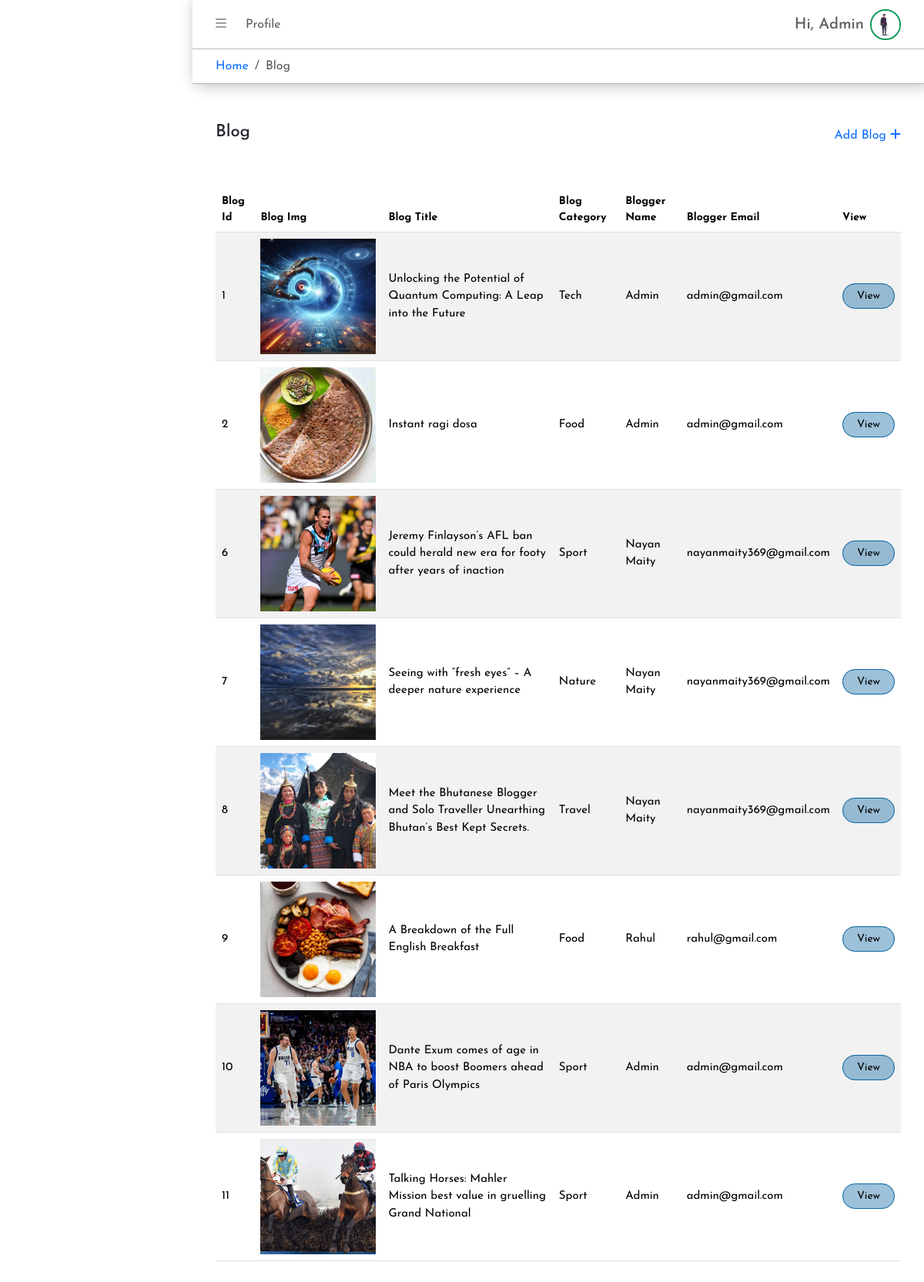
/admin/manage-blog.php (signed in), run on the app's committed database.
### tables this page shows
CREATE TABLE `user` (
  `user_id` int(11) NOT NULL,
  `user_name` varchar(255) NOT NULL,
  `user_email` varchar(255) NOT NULL,
  `user_password` varchar(255) NOT NULL,
  `avatar` varchar(255) DEFAULT NULL,
  `user_role` enum('admin','user','blogger') NOT NULL DEFAULT 'user',
  `token` int(11) DEFAULT NULL,
  `create_user_data` varchar(255) DEFAULT NULL,
  `update_user_data` varchar(255) DEFAULT NULL,
  `user_show` enum('0','1') NOT NULL DEFAULT '1'
);

CREATE TABLE `post` (
  `post_id` int(11) NOT NULL,
  `post_title` varchar(255) NOT NULL,
  `post_desc` text NOT NULL,
  `post_image` varchar(255) NOT NULL,
  `category_id` int(11) NOT NULL,
  `user_id` int(11) NOT NULL,
  `create_post_data` varchar(255) DEFAULT NULL,
  `update_post_data` varchar(255) DEFAULT NULL,
  `post_show` enum('0','1') NOT NULL DEFAULT '1'
);

CREATE TABLE `post_category` (
  `category_id` int(11) NOT NULL,
  `category_name` varchar(255) NOT NULL,
  `category_desc` varchar(255) NOT NULL,
  `create_category_data` varchar(255) DEFAULT NULL,
  `update_category_data` varchar(255) DEFAULT NULL,
  `category_show` enum('0','1') NOT NULL DEFAULT '1'
);

### admin/admin-save.php (called while the page is built, shortened)
<?php
require_once("../config/connect.php");
$id = $_SESSION['admin-id'];
$searchAdmin = "SELECT * FROM user WHERE user_id = '$id'";
$resSerAdmin = mysqli_fetch_assoc(mysqli_query($conn, $searchAdmin));

### admin/manage-blog.php (the view, shortened to what this page needs)
<?php
require_once("../config/connect.php");
require_once("./admin-save.php");
$selectBlog = "SELECT post.*, user.user_name, user.user_email, post_category.category_name FROM post LEFT JOIN user
                ON post.user_id = user.user_id LEFT JOIN post_category ON post.category_id = post_category.category_id WHERE post_show = '1'";
$resBlog = mysqli_query($conn, $selectBlog);
?>
<!DOCTYPE html>
<html lang="en">
<head>
    <link rel="stylesheet" type="text/css" href="../assets/css/style.css">
    <link rel="stylesheet" type="text/css" href="../assets/css/media.css">
    <link rel="stylesheet" href="https://cdn.jsdelivr.net/npm/bootstrap@5.3.3/dist/css/bootstrap.min.css">
    <link rel="stylesheet" href="https://cdnjs.cloudflare.com/ajax/libs/font-awesome/6.5.2/css/all.min.css">
</head>
<body>
    <section id="dash-main" class="d-flex ">
        <div class="dash-view">
            <div class="dash-view-top sticky-top ">
                <header class="dash-view-header d-flex align-items-center justify-content-between">
                    <div class="dash-v-header-l">
                        <button id="dash-side-toggle"><i class="fa-solid fa-bars"></i></button>
                        <a href="./admin-profile.php" class="dash-head-link">Profile</a>
                    </div>
                    <div class="dash-v-header-r d-flex align-items-center gap-2">
                        <div class="dash-head-text">
                            <h5>Hi, <span>
                                    <?php echo $resSerAdmin['user_name']; ?>
                                </span></h5>
                        </div>
                        <div class="dash-head-img">
                            <?php if ($resSerAdmin['avatar']) : ?>
                                <img src="../uploads/<?php echo $resSerAdmin['avatar']; ?>" alt="Avatar">
                            <?php else : ?>
                                <img src="../uploads/default_avatar.png" alt="Avatar">
                            <?php endif ?>
                        </div>
                    </div>
                </header>
                <div class="dash-bread">
                    <nav aria-label="breadcrumb">
                        <ol class="breadcrumb m-0 ">
                            <li class="breadcrumb-item"><a href="./dashboard.php">Home</a></li>
                            <li class="breadcrumb-item active" aria-current="page">Blog</li>
                        </ol>
                    </nav>
                </div>
            </div>
            <div class="dash-view-main">
                <div class="d-flex align-items-center justify-content-between ">
                    <h4 class="dash-view-heading">Blog</h4>
                    <a href="./add-blog.php" class="add-btn">Add Blog <i class="fa-solid fa-plus"></i></a>
                </div>
                <table class="user-view-table table-responsive-lg table table-striped table-hover">
                    <thead>
                        <tr>
                            <th>Blog Id</th>
                            <th>Blog Img</th>
                            <th>Blog Title</th>
                            <th>Blog Category</th>
                            <th>Blogger Name</th>
                            <th>Blogger Email</th>
                            <th>View</th>
                        </tr>
                    </thead>
                    <tbody class="manage-blog-table">
                        <?php while ($row = mysqli_fetch_assoc($resBlog)) : ?>
                            <tr>
                                <td><?php echo $row['post_id']; ?></td>
                                <td>
                                    <div class="blog-list-img">
                                        <img src="../uploads/<?php echo $row['post_image']; ?>" alt="Blog Image">
                                    </div>
                                </td>
                                <td><?php echo $row['post_title']; ?></td>
                                <td><?php echo $row['category_name']; ?></td>
                                <td><?php echo $row['user_name']; ?></td>
                                <td><?php echo $row['user_email']; ?></td>
                                <td>
                                    <a href="./view-single-blog.php?post_id=<?php echo $row['post_id']; ?>" class="table-ac-btn-1">View</a>
                                </td>
                            </tr>
                        <?php endwhile ?>
                    </tbody>
                </table>
            </div>
        </div>
    </section>
</body>

### assets/css/style.css (style rules this page uses)
* { padding: 0; margin: 0; box-sizing: border-box; text-decoration: none !important; list-style: none !important; font-family: "Josefin Sans", sans-serif; }
body, html { scroll-behavior: smooth; overflow-x: hidden; position: relative; }
:root { --white: #fff; --light: #e9e6e6; --dark: #0e123a; --primary: #11476c; --secondary: #0a65a1; --info: #3893d0; --accent1: #24222b; --accent2: #3b5aa8; --accent3: #2a6adb; --success: #059753; --warning: #e1c706; --danger: #fe0654; }
#dash-main { width: 100%; height: 100%; }
.dash-view { width: calc(100% - 250px); height: auto; margin-left: auto; transition: 0.3s; }
.dash-view-top { background-color: var(--white); box-shadow: 5px 0px 20px 0px #b0acac; }
.dash-view-header { width: 100%; height: 64px; padding: 0px 30px; border-bottom: 1px solid #bcbaba; }
#dash-side-toggle { background-color: transparent; color: #9e9c9c; border: none; }
.dash-head-link { margin-left: 20px; color: #5e5b5b; }
.dash-head-text h5 { font-size: 20px; color: #5e5b5b; margin: 0; }
.dash-head-img { width: 40px; height: 40px; border-radius: 50%; border: 2px solid var(--success); overflow: hidden; }
.dash-head-img img { width: 100%; height: 100%; object-fit: cover; }
.dash-bread { width: 100%; height: auto; padding: 10px 30px; border-bottom: 1px solid #bcbaba; }
.dash-view-main { margin: 50px 30px; }
.dash-view-heading { font-size: 22px; color: var(--accent1); }
.user-view-table { margin-top: 50px; }
th { font-size: 14px; }
td { vertical-align: middle; font-size: 15px; }
.table-ac-btn-1 { font-size: 14px; padding: 8px 18px; background-color: rgba(10, 101, 161, 0.4); color: #000; border: 1px solid var(--secondary); border-radius: 20px; }
.blog-list-img { width: 150px; height: auto; }
.blog-list-img img { width: 100%; height: 150px; object-fit: cover; }

### data on the page
user: user_name "Admin", avatar (picture)
post: post_id "1", post_image (picture), post_title "Unlocking the Potential of Quantum Computing: A Leap into the Future", category.category_name "Tech", user.user_name "Admin", user.user_email "admin@gmail.com"
post: post_id "2", post_image (picture), post_title "Instant ragi dosa", category.category_name "Food", user.user_name "Admin", user.user_email "admin@gmail.com"
post: post_id "6", post_image (picture), post_title "Jeremy Finlayson’s AFL ban could herald new era for footy after years of inaction", category.category_name "Sport", user.user_name "Nayan Maity", user.user_email "nayanmaity369@gmail.com"
post: post_id "7", post_image (picture), post_title "Seeing with “fresh eyes” – A deeper nature experience", category.category_name "Nature", user.user_name "Nayan Maity", user.user_email "nayanmaity369@gmail.com"
post: post_id "8", post_image (picture), post_title "Meet the Bhutanese Blogger and Solo Traveller Unearthing Bhutan’s Best Kept Secrets.", category.category_name "Travel", user.user_name "Nayan Maity", user.user_email "nayanmaity369@gmail.com"
post: post_id "9", post_image (picture), post_title "A Breakdown of the Full English Breakfast", category.category_name "Food", user.user_name "Rahul", user.user_email "rahul@gmail.com"
post: post_id "10", post_image (picture), post_title "Dante Exum comes of age in NBA to boost Boomers ahead of Paris Olympics", category.category_name "Sport", user.user_name "Admin", user.user_email "admin@gmail.com"
post: post_id "11", post_image (picture), post_title "Talking Horses: Mahler Mission best value in gruelling Grand National", category.category_name "Sport", user.user_name "Admin", user.user_email "admin@gmail.com"
